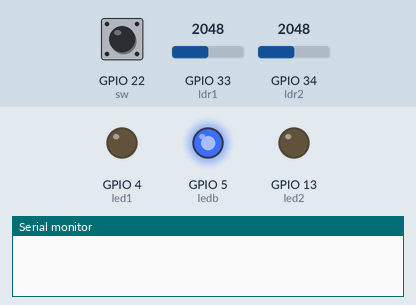
Simulated run of this sketch. Board: ESP32. On the bench: output pins drawn as LEDs (lit = HIGH), the last lines printed to the serial monitor. Inputs (shaded band) come from the test bench; at power-on: GPIO 34 (ldr2) = 2048, GPIO 33 (ldr1) = 2048, GPIO 22 (sw) LOW. WiFi joins after 1.5 s; servers stay silent unless stated; uploads are accepted with an empty reply.

Above: at 1.2 s.
1.3 s: GPIO 34 (ldr2) set to 2433
2.8 s: GPIO 34 (ldr2) set to 2527
At 4.0 s:
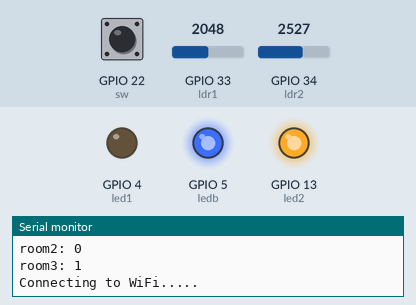
4.3 s: GPIO 33 (ldr1) set to 3426
6.3 s: GPIO 33 (ldr1) set to 3561
At 7.5 s:
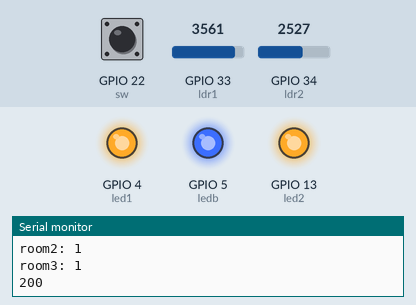
7.8 s: GPIO 22 (sw) pulled HIGH for 1 s
At 8.9 s:
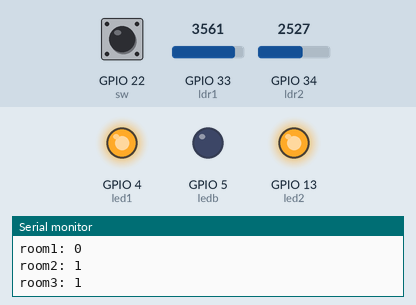
10.7 s: GPIO 34 (ldr2) set to 2460
At 12.1 s:
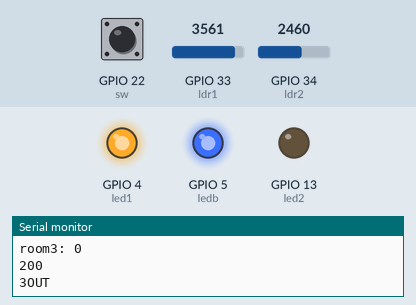
Timing chart, 0 to 13.7 s (numbered marks = the images above; inputs shaded):
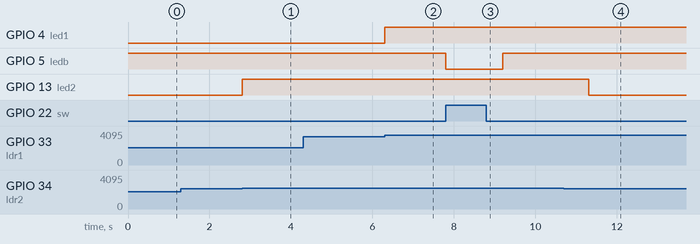

The sketch:

miniproject.ino
```cpp
#include <WiFi.h>
#include <HTTPClient.h>
#include <ArduinoJson.h>
#include <string.h>

int sw = 22;
int ledb = 5;
int ldr1 = 33;
int ldr2 = 34;
int led1 = 4;
int led2 = 13;

const char* ssid = "Ponk-2.4G";
const char* password ="9199218932";
const char* urlpost = "https://ecourse.cpe.ku.ac.th/exceed09/api/change/";

char str[50];
static int ledbstatus = 0;
static int led1status = 0;
static int led2status = 0;

const int _size = 2*JSON_OBJECT_SIZE(4);

StaticJsonDocument<_size> JSONPost;

void setup() {
  xTaskCreatePinnedToCore(
    Task1,
    "Task 1",
    1024*32,
    NULL,
    1,
    NULL,
    0
  );
  xTaskCreatePinnedToCore(
    Task2,
    "Task 2",
    1024*32,
    NULL,
    1,
    NULL,
    1
  );
  pinMode(sw, INPUT);
  pinMode(ldr1, INPUT);
  pinMode(ldr2, INPUT);
  pinMode(ledb , OUTPUT);
  pinMode(led1 , OUTPUT);
  pinMode(led2 , OUTPUT);
  digitalWrite(ledb,HIGH);
  digitalWrite(led1,LOW);
  digitalWrite(led2,LOW);
  Serial.begin(115200);
}

void test(){
  Serial.print("room1: ");
  Serial.println(ledbstatus);
  Serial.print("room2: ");
  Serial.println(led1status);
  Serial.print("room3: ");
  Serial.println(led2status);
  Serial.println();
}
void WiFi_Connect(){
  WiFi.disconnect();
  WiFi.begin(ssid,password);
  while(WiFi.status()!=WL_CONNECTED){
    delay(1000);
    Serial.println("Connecting to WiFi.....");
  }

  Serial.println("Connected to WiFi");
  Serial.print("IP Address : ");
  Serial.println(WiFi.localIP());
}

void _post(int a_post,int b_post,int c_post){
  if(WiFi.status() == WL_CONNECTED){
    HTTPClient http;

    http.begin(urlpost);
    http.addHeader("Content-Type", "application/json");

    JSONPost["room1"] = a_post;
    JSONPost["room2"] = b_post;
    JSONPost["room3"] = c_post;
    serializeJson(JSONPost, str);
    int httpCode = http.POST(str);

    if(httpCode == HTTP_CODE_OK){
      String payload = http.getString();
      Serial.println(httpCode);
      Serial.println(payload);
    }
    else{
      Serial.println(httpCode);
      Serial.println("ERROR on HTTP Request");
    }
  }
  else{
    WiFi_Connect();
  }
  delay(100);
}

void Task1(void *parameter){
  while(1){
    if(analogRead(ldr1) > 3500){
      digitalWrite(led1, HIGH);
      Serial.println("2IN");
      led1status = 1;
      test();
      _post(ledbstatus,led1status,led2status);
      delay(100);
      while(analogRead(ldr1) > 3500){
        delay(200);
        if(analogRead(ldr1) < 3500){
          led1status = 0;
          test();
          _post(ledbstatus,led1status,led2status);
          delay(100);
          Serial.println("2OUT");
          break;
        }
      }
    }
    else{
      digitalWrite(led1, LOW);
      led1status = 0;
    }
    vTaskDelay(1 / portTICK_PERIOD_MS);
  }
}

void Task2(void *parameter){
  while(1){
    digitalWrite(ledb, !digitalRead(sw));
    if(digitalRead(sw) == 1){
      ledbstatus = 1;
      test();
      _post(ledbstatus,led1status,led2status);
      delay(100);
      Serial.println("1IN");
    }
    while(digitalRead(sw) !=  0){
        delay(200);
        if(digitalRead(sw) == 0){
          ledbstatus = 0;
          test();
          _post(ledbstatus,led1status,led2status);
          delay(100);
          Serial.println("1OUT");
          break;
        }
      }
  ledbstatus = 0;
  vTaskDelay(1 / portTICK_PERIOD_MS);
  }
}

void loop() {
      if(analogRead(ldr2) > 2500){
      led2status = 1;
      digitalWrite(led2, HIGH);
      Serial.println("3IN");
      test();
      _post(ledbstatus,led1status,led2status);
      delay(100);
      while(analogRead(ldr2) > 2500){
        delay(200);
        if(analogRead(ldr2) < 2500){
          led2status = 0;
          test();
         _post(ledbstatus,led1status,led2status);
          delay(100);
          Serial.println("3OUT");
          break;
        }
      }
    }
    else{
      led2status = 0;
      digitalWrite(led2, LOW);
    }
    delay(100);
}
```

Measured:
- the behaviour switches between 2500 and 2501 on GPIO 34 (ldr2) (found by bisection; images 0 and 1)
- the behaviour switches between 3500 and 3501 on GPIO 33 (ldr1) (found by bisection; images 1 and 2)
- after the input at 1.3 s, every drawn part: stays the same
- after the input at 2.8 s, GPIO 13 (led2): LOW → HIGH at once
- after the input at 6.3 s, GPIO 4 (led1): LOW → HIGH at once
- after the input at 7.8 s, GPIO 5 (ledb): HIGH → LOW at once, → HIGH 1.4 s later
- after the input at 10.7 s, GPIO 13 (led2): HIGH → LOW after 0.62 s
